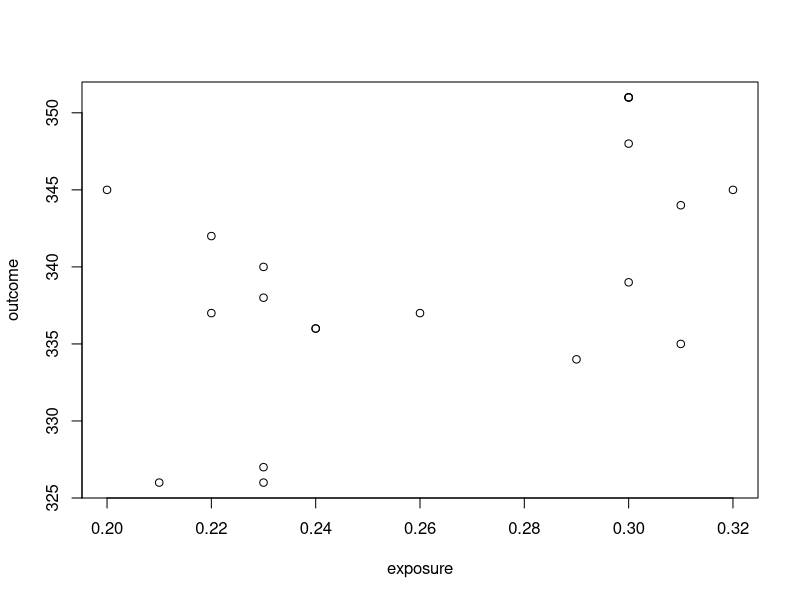

Here is the R script that generated this plot:
## ---- chunk 1
print(TRUE)
print(FALSE)
## ---- chunk 2
a <- TRUE
print(a)

b <- FALSE
print(b)
## ---- chunk 3
3==4
## ---- chunk 4
a <- 3==4
a
## ---- chunk 5
3!=4 # is 3 not equal to 4?
3<4 # is 3 less than 4?
3<=4 # is 3 less than or equal to 4?
3>4 # is 3 greater than 4?
3>=4 # is 3 greater than or equal to 4?
c(1,2,3,4) == 3 # FOUR questions simultaneously
c(3,4)<c(4,1) # TWO questions simultaneously (not recommended)
## ---- chunk 6
3 %in% c(1,2) # is 3 equal to 1 or 2?
!3 %in% c(1,2) # is 3 NOT equal to 1 or 2?
c(1,3) %in% c(2,3,4,5) # TWO questions simultaneously
## ---- chunk 7
a <- 3
b <- 4
x <- c(1,2)
a!=b # is 3 not equal to 4?
a<b # is 3 less than 4?
a<=b # is 3 less than or equal to 4?
a>b # is 3 greater than 4?
a>=b # is 3 greater than or equal to 4?
a %in% x # is 3 equal to 1 or 2?
!a %in% x # is 3 NOT equal to 1 or 2?
## ---- chunk 8
myAge <- 13
ageLimitForBuyingAlcohol <- 18

# your code goes here
## ---- chunk 9
myFriendsAges <- c(15, 16, 16, 14, 20)
ageLimitForBuyingAlcohol <- 18

# your code goes here
## ---- chunk 10
placeWhereILive <- "Norway"
validCityNames <- c("Oslo", "Bergen", "Trondheim")

# your code goes here
## ---- chunk 11
placesWhereMyFriendsLive <- c("Australia", "UK", "London", "Paris")
placesInTheEU <- c("France", "Paris", "Sweden")

# your code goes here
## ---- chunk 12
TRUE & TRUE
TRUE & FALSE
FALSE & FALSE
TRUE | TRUE
TRUE | FALSE
FALSE | FALSE
## ---- chunk 13
(3<4) & (2<5)
(3<4) & (5<2)
(4<3) & (5<2)
(3<4) | (2<5)
(3<4) | (5<2)
(4<3) | (5<2)
## ---- chunk 14
myData <- c("a", "b", "c", "d", "e")
myData
myData[2] # using indexes
myData[c(2,4)] # using indexes
myData[c(FALSE, TRUE, TRUE, FALSE, FALSE)] # using TRUE/FALSE
## ---- chunk 15
data(diamonds, package="ggplot2")
diamonds <- diamonds[1:20,]
diamonds
## ---- chunk 16
diamonds$carat[c(1:3)]
diamonds$cut[c(1:3)]
## ---- chunk 17
diamonds[c(1:3),]
## ---- chunk 18
diamonds[c(1:2),c(2:3)]
## ---- chunk 19
diamonds[c(1:2),c("cut","color")]
## ---- chunk 20
diamonds[c(TRUE,TRUE,FALSE,FALSE,FALSE,FALSE,FALSE,FALSE,FALSE,FALSE,FALSE,FALSE,FALSE,FALSE,FALSE,FALSE,FALSE,FALSE,FALSE,FALSE),c("cut","color")]
## ---- chunk 21
isCutPremium <- diamonds$cut=="Premium"
isCutPremium
diamonds[isCutPremium,]
## ---- chunk 22
diamonds[diamonds$cut=="Premium",]
## ---- chunk 23
diamonds[diamonds$cut=="Premium" & diamonds$color=="E",]
diamonds[diamonds$cut=="Premium" | diamonds$color=="E",]
diamonds[diamonds$cut %in% c("Premium","Good") | diamonds$color=="E",]
diamonds[diamonds$cut %in% c("Premium","Good") & diamonds$price<350,]
## ---- chunk 24
diamonds[diamonds$cut=="Premium" & diamonds$color=="E",]$price
diamonds[diamonds$cut=="Premium" | diamonds$color=="E",]$price
diamonds[diamonds$cut %in% c("Premium","Good") | diamonds$color=="E",]$price
diamonds[diamonds$cut %in% c("Premium","Good") & diamonds$price<350,]$price
## ---- chunk 25
mean(diamonds[diamonds$cut=="Premium" & diamonds$color=="E",]$price)
sd(diamonds[diamonds$cut=="Premium" & diamonds$color=="E",]$price)
quantile(diamonds[diamonds$cut=="Premium" & diamonds$color=="E",]$price)
## ---- chunk 26
diamonds$cut=="Premium" & diamonds$color=="E"
diamonds$cut=="Premium" | diamonds$color=="E"
diamonds$cut %in% c("Premium","Good") | diamonds$color=="E"
diamonds$cut %in% c("Premium","Good") & diamonds$price<350
## ---- chunk 27
diamonds # before
diamonds[diamonds$cut=="Premium" & diamonds$color=="E",]$y <- 1000 # manipulate
diamonds # after
## ---- chunk 28
diamonds # before
diamonds[diamonds$cut=="Premium",]$cut <- "Ideal" # manipulate
diamonds # after
## ---- chunk 29
diamonds # before
diamonds[diamonds$cut=="Ideal",]$x <- diamonds[diamonds$cut=="Ideal",]$y + diamonds[diamonds$cut=="Ideal",]$z
diamonds # after
## ---- chunk 30
# get row selection
rows <- diamonds$cut %in% c("Ideal","Good") | diamonds$color=="E"
rows

diamonds # before
diamonds[rows,]$x <- diamonds[rows,]$y + diamonds[rows,]$z*100
diamonds # after
## ---- chunk 31
myNewDataFrame <- diamonds[diamonds$cut=="Ideal" & diamonds$color=="E",]
myNewDataFrame
## ---- chunk 32
diamonds[diamonds$color %in% c("E","I") & diamonds$price<400,]
## ---- chunk 33
# your code goes here
## ---- chunk 34
# your code goes here
## ---- chunk 35
if(TRUE){
  print("a")
} else {
  print("b")
}
## ---- chunk 36
analyseCheapDiamonds <- TRUE # a flag

if(analyseCheapDiamonds){
  analysisData <- diamonds[diamonds$price<350,]
} else {
  analysisData <- diamonds
}

analysisData
## ---- chunk 37
analysis <- "main"

if(analysis=="main"){
  analysisData <- diamonds
} else if(analysis=="sensitivity1"){
  analysisData <- diamonds[diamonds$cut!="Good",]
} else if(analysis=="sensitivity2"){
  analysisData <- diamonds[diamonds$color=="E",]
} else {
  stop("not a valid analysis!")
}

analysisData
## ---- chunk 38
analysis <- "main"

if(analysis=="main"){
  analysisData <- diamonds
  outcome <- "price"
  exposure <- "carat"
  confounders <- c("color","clarity","depth")
} else if(analysis=="sensitivity1"){
  analysisData <- diamonds[diamonds$cut!="Good",]
  outcome <- "price"
  exposure <- "carat"
  confounders <- c("cut","clarity")
} else if(analysis=="sensitivity2"){
  analysisData <- diamonds[diamonds$color=="E",]
  outcome <- "price"
  exposure <- "cut"
  confounders <- c("depth")
} else {
  stop("not a valid analysis!")
}

# create new data.frame
analysisData <- analysisData[,c(outcome,exposure,confounders)]
analysisData

# rename variables in the data.frame
names(analysisData)[c(1:2)] <- c("outcome","exposure")
names(analysisData)[c(3:ncol(analysisData))] <- paste0("confounder",1:length(confounders))
analysisData

# 'analyse' some of the data.frame
mean(analysisData$outcome)
mean(analysisData$exposure)
cor(analysisData$outcome,analysisData$exposure)

plot(outcome~exposure, data=analysisData)
## ---- chunk 39
myWeightOverTime <- c(80, 86, 76, 80, -9, -9, -9, 0, 0, 0, 89)
myWeightOverTime
mean(myWeightOverTime)
## ---- chunk 40
myWeightOverTime[(myWeightOverTime<70) | (myWeightOverTime>90)] <- NA
myWeightOverTime
## ---- chunk 41
mean(myWeightOverTime)
## ---- chunk 42
mean(myWeightOverTime, na.rm=TRUE)
## ---- chunk 43
diamonds # before
diamonds[diamonds$cut %in% c("Good","Fair"),]$price <- NA # manipulation
diamonds # after

mean(diamonds$price)
mean(diamonds$price, na.rm=TRUE)
## ---- chunk 44
is.na(4)
is.na("hello")
is.na(NA)
## ---- chunk 45
diamonds$price
is.na(diamonds$price)
## ---- chunk 46
diamonds[is.na(diamonds$price),]
diamonds[!is.na(diamonds$price),]
## ---- chunk 47
sum(c(TRUE,TRUE,FALSE,FALSE,FALSE,NA),na.rm=T)
sum(diamonds$price<350,na.rm=T)
## ---- chunk 48
mean(c(TRUE,TRUE,FALSE,FALSE,FALSE,NA),na.rm=T)
mean(diamonds$price<350,na.rm=T)
